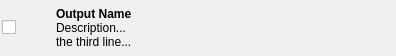
<?xml version="1.0" encoding="UTF-8"?>
<ui version="4.0">
 <class>Form</class>
 <widget class="QWidget" name="Form">
  <property name="geometry">
   <rect>
    <x>0</x>
    <y>0</y>
    <width>396</width>
    <height>56</height>
   </rect>
  </property>
  <property name="minimumSize">
   <size>
    <width>0</width>
    <height>56</height>
   </size>
  </property>
  <property name="maximumSize">
   <size>
    <width>16777215</width>
    <height>56</height>
   </size>
  </property>
  <property name="windowTitle">
   <string>Form</string>
  </property>
  <layout class="QHBoxLayout" name="horizontalLayout" stretch="0,0,1">
   <property name="spacing">
    <number>0</number>
   </property>
   <property name="margin">
    <number>2</number>
   </property>
   <item>
    <layout class="QVBoxLayout" name="verticalLayout">
     <item>
      <widget class="QCheckBox" name="select_cb">
       <property name="minimumSize">
        <size>
         <width>0</width>
         <height>0</height>
        </size>
       </property>
       <property name="maximumSize">
        <size>
         <width>16777215</width>
         <height>16777215</height>
        </size>
       </property>
       <property name="text">
        <string/>
       </property>
      </widget>
     </item>
    </layout>
   </item>
   <item>
    <widget class="QLabel" name="icon_label">
     <property name="minimumSize">
      <size>
       <width>40</width>
       <height>40</height>
      </size>
     </property>
     <property name="maximumSize">
      <size>
       <width>40</width>
       <height>40</height>
      </size>
     </property>
     <property name="baseSize">
      <size>
       <width>32</width>
       <height>32</height>
      </size>
     </property>
     <property name="text">
      <string/>
     </property>
     <property name="pixmap">
      <pixmap resource="resources.qrc">:/res/default_output.png</pixmap>
     </property>
     <property name="scaledContents">
      <bool>false</bool>
     </property>
     <property name="alignment">
      <set>Qt::AlignCenter</set>
     </property>
    </widget>
   </item>
   <item>
    <widget class="QLabel" name="details_label">
     <property name="text">
      <string>&lt;b&gt;Output Name&lt;/b&gt;&lt;br&gt;Description...&lt;br&gt;the third line...</string>
     </property>
     <property name="alignment">
      <set>Qt::AlignLeading|Qt::AlignLeft|Qt::AlignVCenter</set>
     </property>
     <property name="margin">
      <number>1</number>
     </property>
    </widget>
   </item>
  </layout>
 </widget>
 <resources>
  <include location="resources.qrc"/>
 </resources>
 <connections/>
</ui>
